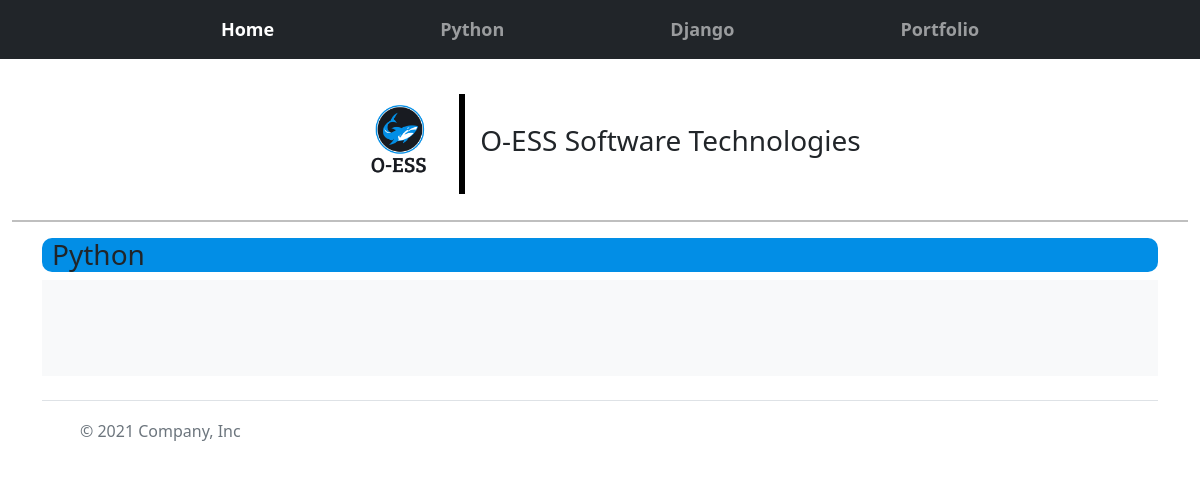
The app's page /python/, older data.
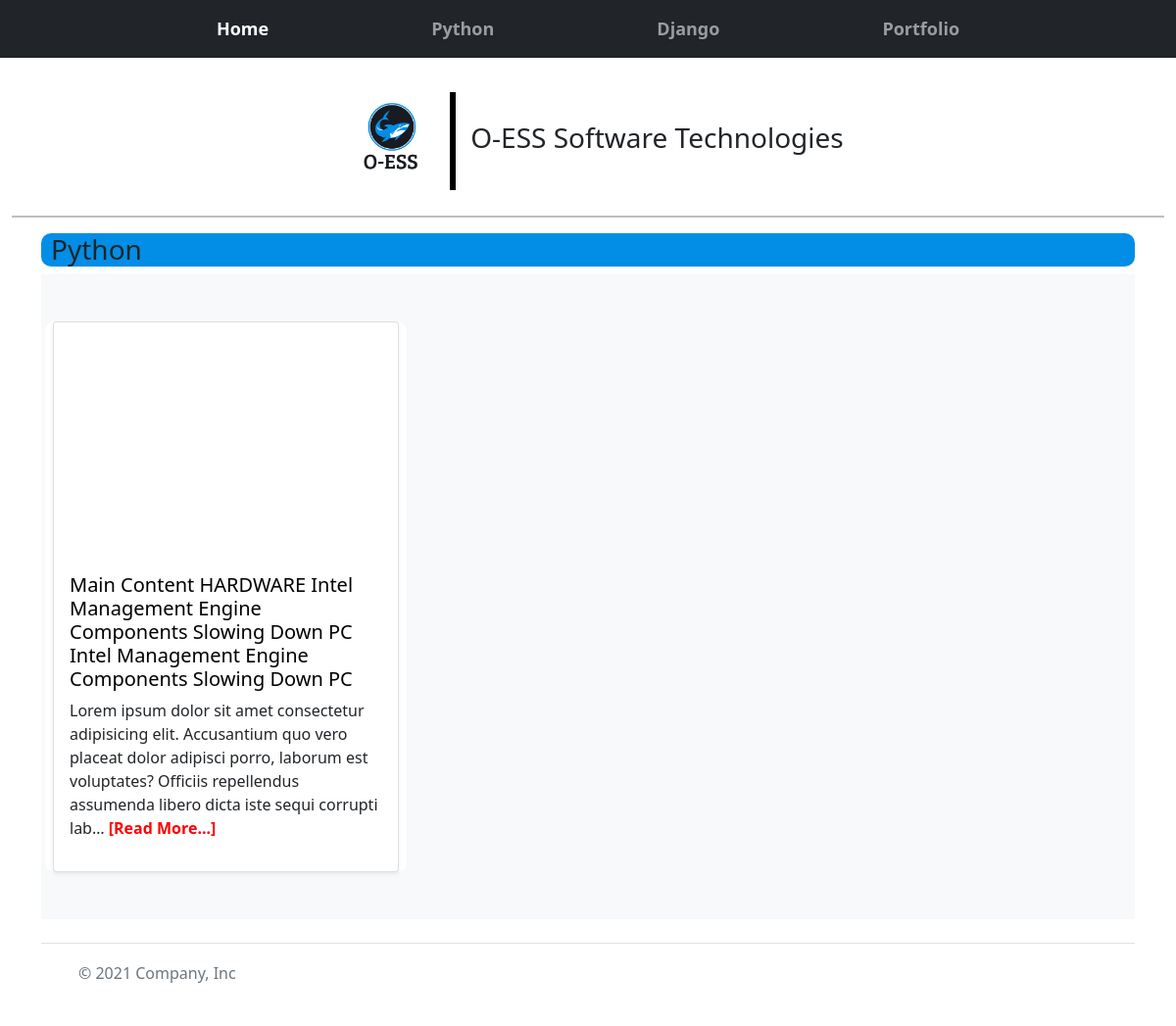
The same page, newer data.
### repair/models.py (models this page shows, shortened)
class Pythonister(models.Model):
    title = models.CharField(max_length=400)
    description = models.TextField()
    video = EmbedVideoField()
    date_added = models.DateTimeField(auto_now_add=True)

### repair/views.py (the view)
# urls.py: path('python/', views.pythonsoft, name='hardware'),
def pythonsoft(request):
    hard = Pythonister.objects.order_by('-date_added')
    context = {'hard':hard}
    return render(request, 'repair/hardware.html', context)

### repair/templates/repair/hardware.html (shortened to what this page needs)
{% extends 'repair/layout.html' %}
{% load static %}
{% load embed_video_tags %}
{% block content %}
    <div class="container">
        <div class="col">
            <h3>Python</h3>
        </div>
        <main>
            <div class="album py-5 bg-light">
              <div class="container">
                <div class="row row-cols-1 row-cols-sm-2 row-cols-md-3 g-3">
                    {% for hardware in hard %}
                  <div class="col" style="background-color: white;">
                    <div class="card shadow-sm">
                      <div class="you" style="width: 100%; height: 15rem; border-radius: 5px;">
                    </div>
                      <div class="card-body">
                          <a onMouseOver="this.style.color='red'"
                          onMouseOut="this.style.color='black'" href="{% url 'repair:detail' hardware.id %}"><h5 class="card-title">{{hardware.title}}</h5></a>
                            <p class="card-text">{{hardware.description|truncatechars:200}} <a style="text-decoration: none; color: red; font-weight: bold;" href="{% url 'repair:detail' hardware.id %}">[Read More...]</a></p>
                      </div>
                    </div>
                  </div>
                  {% endfor %}
                </div>
              </div>
            </div>
          </main>
    </div>
{% endblock content %}

Row changes from the older to the newer data that the page shows:
added Pythonister: title "Main Content HARDWARE Intel Management Engine Components Slowing Down PC Intel Management Engine Components Slowing Down PC", description "Lorem ipsum dolor sit amet consectetur adipisicing elit. Accusantium quo vero placeat dolor adipisci porro, laborum est voluptates? Officiis repellendus assumenda libero dicta iste sequi corrupti lab…"
